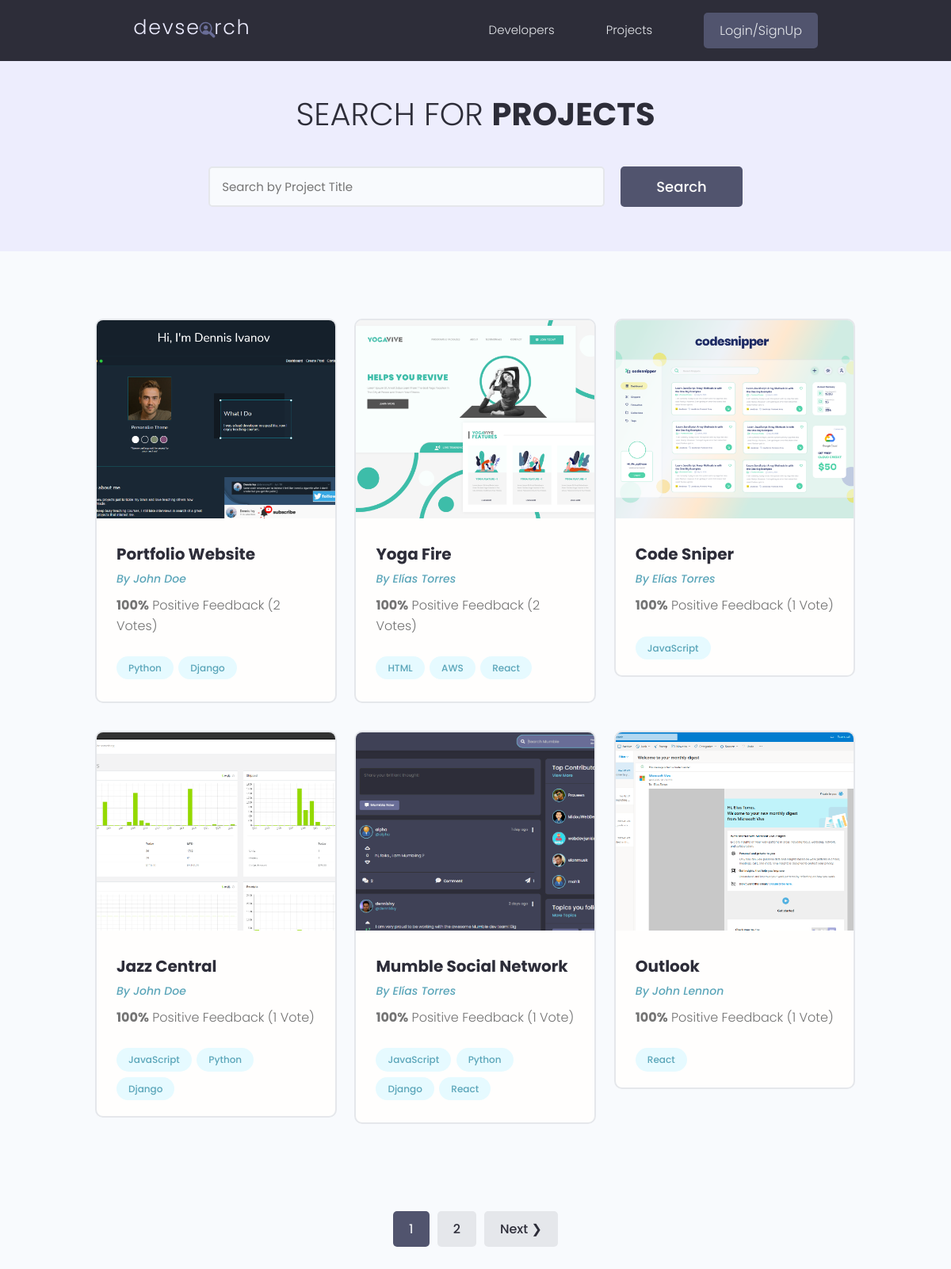
The app's page /project/, older data.
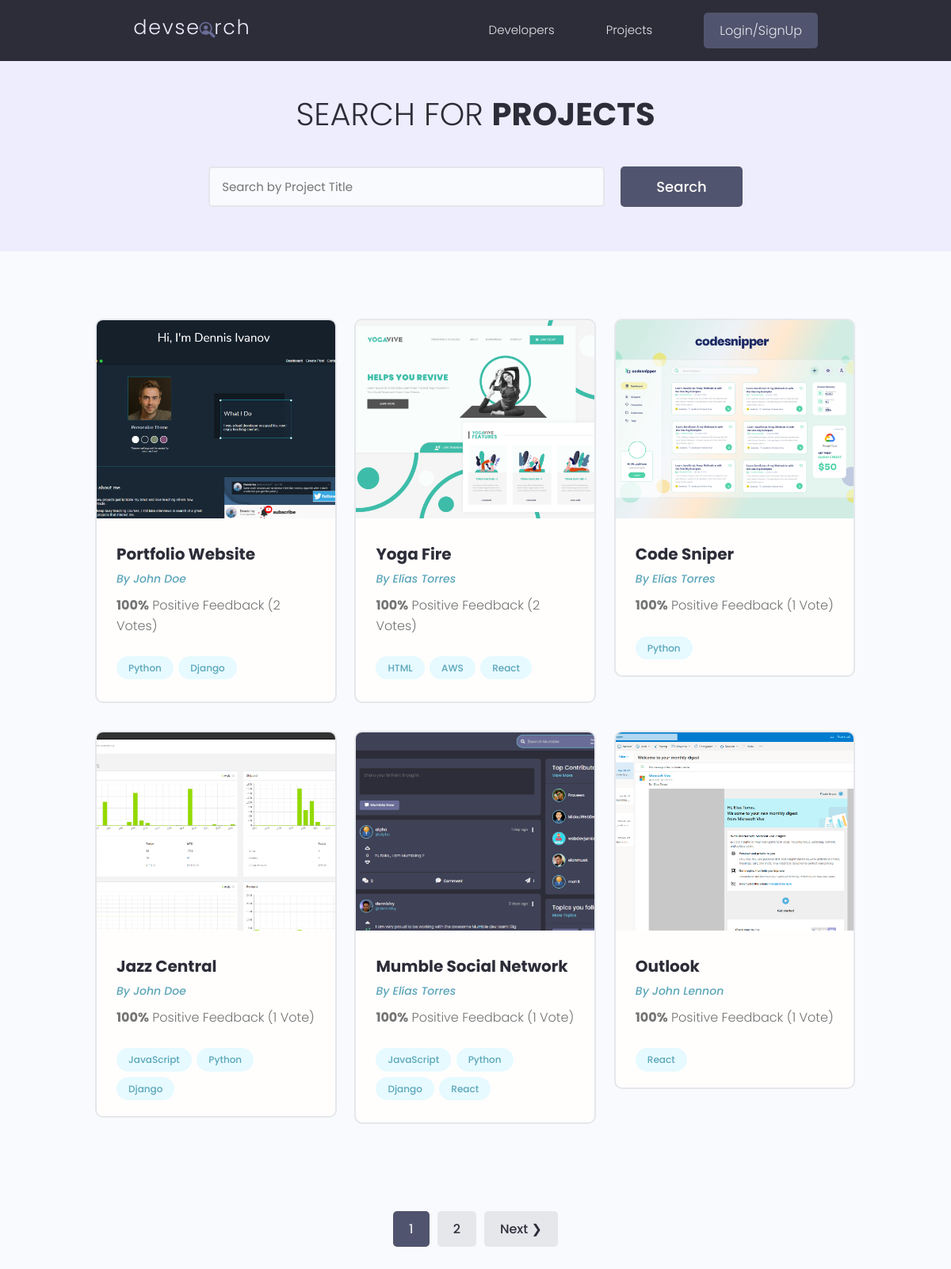
The same page, newer data.
### project/models.py (models this page shows, shortened)
class Project(models.Model):
    id = models.UUIDField(default=uuid.uuid4,
                          primary_key=True, unique=True, editable=False)
    owner = models.ForeignKey(Developer, null=True,
                              blank=True, on_delete=models.CASCADE)
    title = models.CharField(max_length=200, unique=True)
    description = models.TextField(null=True, blank=True)
    featured_image = models.ImageField(
        null=True, blank=True, default='default.jpg')
    demo_link = models.CharField(max_length=2000, null=True, blank=True)
    source_link = models.CharField(max_length=2000, null=True, blank=True)
    tags = models.ManyToManyField('Tag', blank=True)
    vote_total = models.IntegerField(default=0, null=True, blank=True)
    vote_ratio = models.IntegerField(default=0, null=True, blank=True)
    created = models.DateTimeField(auto_now_add=True)
    class Meta:
        ordering = ['-vote_ratio']
    @property
    def image_url(self):
        if self.featured_image and hasattr(self.featured_image, 'url'):
            return self.featured_image.url
        return '/static/images/default.jpg'

class Tag(models.Model):
    id = models.UUIDField(default=uuid.uuid4,
                          primary_key=True, unique=True, editable=False)
    name = models.CharField(max_length=200)
    created = models.DateTimeField(auto_now_add=True)

### developer/models.py (models this page shows, shortened)
class Developer(models.Model):
    id = models.UUIDField(
        default=uuid.uuid4, primary_key=True, unique=True, editable=False
    )
    user = models.OneToOneField(User, on_delete=models.CASCADE, null=True)
    name = models.CharField(max_length=200, blank=True, null=True)
    email = models.EmailField(max_length=200, blank=True, null=True)
    username = models.CharField(max_length=200, blank=True, null=True)
    location = models.CharField(max_length=200, blank=True, null=True)
    short_intro = models.CharField(max_length=200, blank=True, null=True)
    bio = models.TextField(blank=True, null=True)
    profile_image = models.ImageField(
        upload_to='profiles/', blank=True, null=True, default='profiles/user-default.png'
    )
    social_github = models.CharField(max_length=200, blank=True, null=True)
    social_twitter = models.CharField(max_length=200, blank=True, null=True)
    social_linkedin = models.CharField(max_length=200, blank=True, null=True)
    social_youtube = models.CharField(max_length=200, blank=True, null=True)
    social_website = models.CharField(max_length=200, blank=True, null=True)
    social_stackoverflow = models.CharField(
        max_length=200, blank=True, null=True)
    created = models.DateTimeField(auto_now_add=True)

### project/views.py (the view)
# urls.py: path('', views.projects, name='projects'),
def projects(request):
    projects, search_query = search_projects(request)
    custom_range, projects = paginate(request, projects, 6)
    context = {'projects': projects,
               'search_query': search_query, 'custom_range': custom_range}
    template = 'project/projects.html'
    return render(request, template, context)

### utils.py (called while the page is built)
def paginate(request, queryset, results):
    page = request.GET.get('page', 1)
    paginator = Paginator(queryset, results)
    try:
        queryset = paginator.page(page)
    except PageNotAnInteger:
        queryset = paginator.page(1)
    except EmptyPage:
        queryset = paginator.page(paginator.num_pages)
    left_index = (int(page) - 3) if (int(page) - 3) > 0 else 1
    right_index = (int(page) + 3) if (int(page) +
                                      3) < paginator.num_pages else paginator.num_pages
    custom_range = range(left_index, right_index + 1)
    return custom_range, queryset

def search_projects(request):
    search_query = ''
    if request.GET.get('search_query'):
        search_query = request.GET.get('search_query')
    tags = Tag.objects.filter(name__icontains=search_query)
    project = Project.objects.distinct().filter(
        Q(title__icontains=search_query) |
        Q(description__icontains=search_query) |
        Q(owner__name__icontains=search_query) |
        Q(tags__in=tags)
    ).order_by('-vote_ratio', '-vote_total', 'title')
    return project, search_query

### project/templates/project/projects.html (shortened to what this page needs)
{% extends 'main.html' %}
{% block content %}
<main class="projects">
    <section class="hero-section text-center">
        <div class="container container--narrow">
            <div class="hero-section__box">
                <h2>Search for <span>Projects</span></h2>
            </div>
            <div class="hero-section__search">
                <form class="form" action="{% url 'project:projects' %}" method="get">
                    <div class="form__field">
                        <input class="input input--text" id="formInput#search" type="text" name="search_query"
                            value="{{search_query}}" placeholder="Search by Project Title" />
                    </div>
                    <input class="btn btn--sub btn--lg" type="submit" value="Search" />
                </form>
            </div>
        </div>
    </section>
    <section class="projectsList">
        <div class="container">
            <div class="grid grid--three">
                {% for project in projects %}
                <div class="column">
                    <div class="card project">
                        <a href="{% url 'project:project' project.id %}" class="project">
                            <img class="project__thumbnail" src="{{ project.image_url }}" alt="project thumbnail" />
                            <div class="card__body">
                                <h3 class="project__title">{{project.title}}</h3>
                                <p>
                                    <a class="project__author" href="{% url 'developer:profile' project.owner.id %}">
                                        By {{project.owner.name}}
                                    </a>
                                </p>
                                <p class="project--rating">
                                    <span style="font-weight: bold;">{{ project.vote_ratio }}%</span> Positive
                                    Feedback ({{ project.vote_total }} Vote{{project.vote_total|pluralize:"s"}})
                                </p>
                                <div class="project__tags">
                                    {% for tag in project.tags.all %}
                                    <span class="tag tag--pill tag--main">
                                        <small>{{ tag.name }}</small>
                                    </span>
                                    {% endfor %}
                                </div>
                            </div>
                        </a>
                    </div>
                </div>
                {% endfor %}
            </div>
        </div>
    </section>
    {% include 'pagination.html' with queryset=projects custom_range=custom_range %}
</main>
{% endblock content %}

Row changes from the older to the newer data that the page shows:
changed Project "Code Sniper": gains Tag (name "Python"); loses Tag (name "JavaScript")
